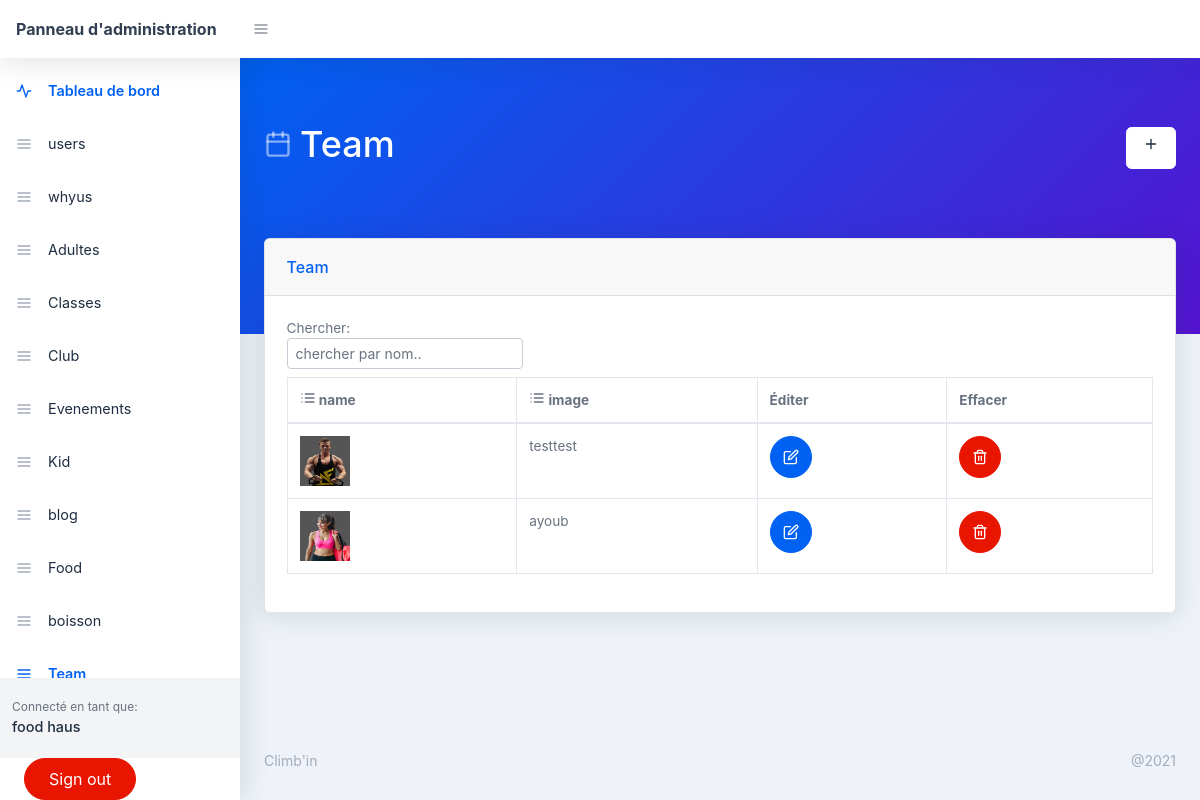
The page /backend/Team.php (signed in) on the database its author committed.
### tables this page shows
CREATE TABLE `users` (
  `user_id` int(11) NOT NULL,
  `user_name` varchar(255) NOT NULL,
  `user_nickname` varchar(255) NOT NULL,
  `user_email` varchar(255) NOT NULL,
  `user_password` varchar(255) NOT NULL,
  `user_photo` text NOT NULL,
  `registered_on` varchar(255) NOT NULL,
  `user_role` varchar(255) NOT NULL,
  `user_status` int(11) NOT NULL
);

CREATE TABLE `team` (
  `id` int(11) NOT NULL,
  `Picture` text NOT NULL,
  `Name` text NOT NULL
);

### backend/Team.php (the view, shortened to what this page needs)
<?php require_once('./includes/header.php'); ?>
<body class="nav-fixed">
    <?php require_once('./includes/top-navbar.php'); ?>
    <div id="layoutSidenav">
        <div id="layoutSidenav_nav">
            <?php
            require_once("./includes/left-sidebar.php");
            ?>
        </div>
        <div id="layoutSidenav_content">
            <main>
                <div class="page-header pb-10 page-header-dark bg-gradient-primary-to-secondary">
                    <div class="container-fluid">
                        <div class="page-header-content d-flex align-items-center justify-content-between text-white">
                            <h1 class="page-header-title">
                                <div class="page-header-icon"><i data-feather="calendar"></i></div>
                                <span>Team</span>
                            </h1>
                            <a href="add-new-team.php" title="Add new team member" class="btn btn-white">
                                <div class="page-header-icon"><i data-feather="plus"></i></div>
                            </a>
                        </div>
                    </div>
                </div>
                <div class="container-fluid mt-n10">
                    <div class="card mb-4">
                        <div class="card-header">Team</div>
                        <div class="card-body">
                            <div class="datatable table-responsive">
                                <table class="table table-bordered table-hover" id="dataTable" width="100%" cellspacing="0">
                                    <a><label>Chercher: <input type="text" id="myInput" onkeyup="myFunction()" class="form-control form-control-sm" placeholder="chercher par nom.."></label></a>
                                    <br>
                                    <thead>
                                        <tr>
                                            <th onclick="sortTable(0)"><i data-feather="list"></i> name</th>
                                            <th onclick="sortTable(1)"><i data-feather="list"></i> image</th>
                                            <th>Éditer</th>
                                            <th>Effacer</th>
                                        </tr>
                                    </thead>
                                    <tbody>
                                        <?php
                                        $sql = "SELECT * FROM team";
                                        $stmt = $pdo->prepare($sql);
                                        $stmt->execute();
                                        while ($team = $stmt->fetch(PDO::FETCH_ASSOC)) {
                                            $image = $team['Picture'];
                                            $name = $team['Name'];
                                        ?>
                                            <tr>
                                                <td>
                                                    <img src="../img/team/<?php echo $image; ?>" width="50" height="50" />
                                                </td>
                                                <td>
                                                    <?php echo $name; ?>
                                                </td>
                                                <td>
                                                    <form action="update-team.php" method="POST">
                                                        <button name="edit-user" type="submit" class="btn btn-primary btn-icon"><i data-feather="edit"></i></button>
                                                    </form>
                                                </td>
                                                <td>
                                                    <form action="team.php" method="POST">
                                                        <button name="delete" type="submit" class="btn btn-red btn-icon"><i data-feather="trash-2"></i></button>
                                                    </form>
                                                </td>
                                            </tr>
                                        <?php }
                                        ?>
                                    </tbody>
                                </table>
                            </div>
                        </div>
                    </div>
                </div>
            </main>
            <?php require_once('./includes/footer.php'); ?>

### backend/includes/left-sidebar.php (shortened to what this page needs)
<nav class="sidenav shadow-right sidenav-light">
    <div class="sidenav-menu">
        <div class="nav accordion" id="accordionSidenav">
            <?php
            if (isset($_COOKIE['_uid_'])) {
                $user_id = base64_decode($_COOKIE['_uid_']);
            } else if (isset($_SESSION['user_id'])) {
                $user_id = $_SESSION['user_id'];
            } else {
                $user_id = -1;
            }
            $sql = "SELECT * FROM users WHERE user_id = :id";
            $stmt = $pdo->prepare($sql);
            $stmt->execute([
                ':id' => $user_id
            ]);
            $user = $stmt->fetch(PDO::FETCH_ASSOC);
            $user_id = $user['user_id'];
            $user_role = $user['user_role'];
            ?>
            <a class="nav-link collapsed pt-4 " href="index.php">
                <div class="nav-link-icon"><i data-feather="activity"></i></div>
                <?php echo ($lang == "fr" ?  "Tableau de bord" : "Dashboard"); ?>
            </a>
            <?php
            if ($user_role == 'admin') {
            ?>
                <a class="nav-link collapsed pt-4 " href="users.php">
                    <div class="nav-link-icon"><i data-feather="menu"></i></div>
                    <?php echo ($lang == "fr" ?  "users" : "users"); ?>
                </a>
                <a class="nav-link collapsed pt-4 " href="whyus.php">
                    <div class="nav-link-icon"><i data-feather="menu"></i></div>
                    <?php echo ($lang == "fr" ?  "whyus" : "whyus"); ?>
                </a>
                <a class="nav-link collapsed pt-4 " href="Adult.php">
                    <div class="nav-link-icon"><i data-feather="menu"></i></div>
                    <?php echo ($lang == "fr" ?  "Adultes" : "Adultes"); ?>
                </a>
                <a class="nav-link collapsed pt-4 " href="Classes.php">
                    <div class="nav-link-icon"><i data-feather="menu"></i></div>
                    <?php echo ($lang == "fr" ?  "Classes" : "Classes"); ?>
                </a>
                <a class="nav-link collapsed pt-4 " href="Club.php">
                    <div class="nav-link-icon"><i data-feather="menu"></i></div>
                    <?php echo ($lang == "fr" ?  "Club" : "Club"); ?>
                </a>
                <a class="nav-link collapsed pt-4 " href="Evenement.php">
                    <div class="nav-link-icon"><i data-feather="menu"></i></div>
                    <?php echo ($lang == "fr" ?  "Evenements" : "Events"); ?>
                </a>
                <a class="nav-link collapsed pt-4 " href="Kid.php">
                    <div class="nav-link-icon"><i data-feather="menu"></i></div>
                    <?php echo ($lang == "fr" ?  "Kid" : "Kid"); ?>
                </a>
                <a class="nav-link collapsed pt-4 " href="blog.php">
                    <div class="nav-link-icon"><i data-feather="menu"></i></div>
                    <?php echo ($lang == "fr" ?  "blog" : "blog"); ?>
                </a>
                <a class="nav-link collapsed pt-4 " href="Food.php">
                    <div class="nav-link-icon"><i data-feather="menu"></i></div>
                    <?php echo ($lang == "fr" ?  "Food" : "Food"); ?>
                </a>
                <a class="nav-link collapsed pt-4 " href="boisson.php">
                    <div class="nav-link-icon"><i data-feather="menu"></i></div>
                    <?php echo ($lang == "fr" ?  "boisson" : "boisson"); ?>
                </a>
                <a class="nav-link collapsed pt-4 " href="Team.php">
                    <div class="nav-link-icon"><i data-feather="menu"></i></div>
                    <?php echo ($lang == "fr" ?  "Team" : "team"); ?>
                </a>
            <?php
            } ?>
        </div>
    </div>
    <div class="sidenav-footer">
        <div class="sidenav-footer-content">
            <div class="sidenav-footer-subtitle"><?php echo ($lang == "fr" ?  "Connecté en tant que:" : "Logged in as:"); ?></div>
            <?php
            if (isset($_COOKIE['_uid_'])) {
                $user_id = base64_decode($_COOKIE['_uid_']);
            } else if (isset($_SESSION['user_id'])) {
                $user_id = $_SESSION['user_id'];
            } else {
                $user_id = -1;
            }
            $sql = "SELECT * FROM users WHERE user_id = :id";
            $stmt = $pdo->prepare($sql);
            $stmt->execute([
                ':id' => $user_id
            ]);
            $user = $stmt->fetch(PDO::FETCH_ASSOC);
            $user_name = $user['user_name'];
            ?>
            <div class="sidenav-footer-title"><?php echo $user_name; ?></div>
        </div>
    </div>
    <?php
    require_once("./includes/registration.php");
    ?>
</nav>

### rows shown on the page
users: user_name "food haus"
team: Picture (picture), Name "testtest"
team: Picture (picture), Name "ayoub"
